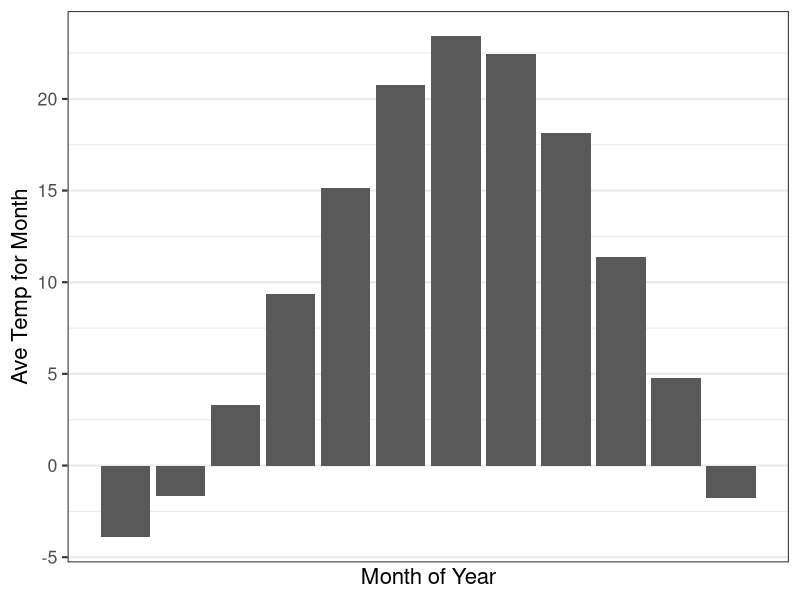
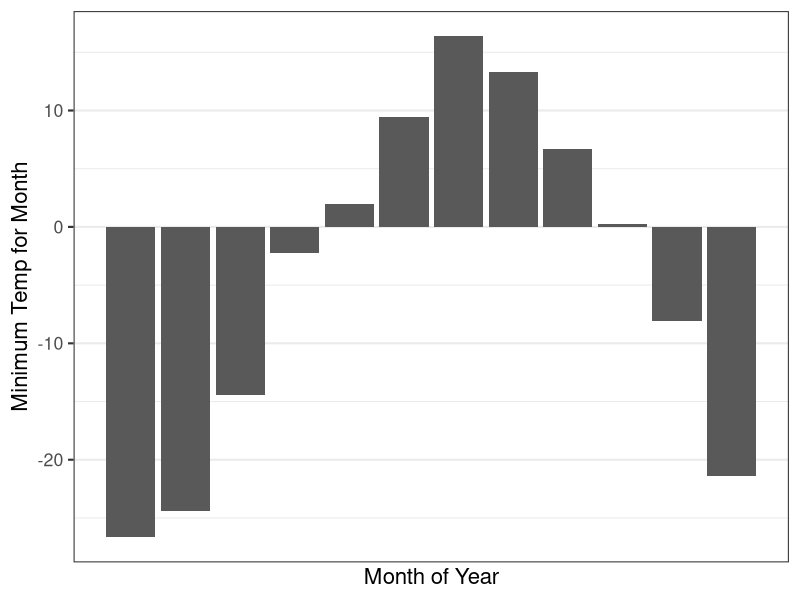
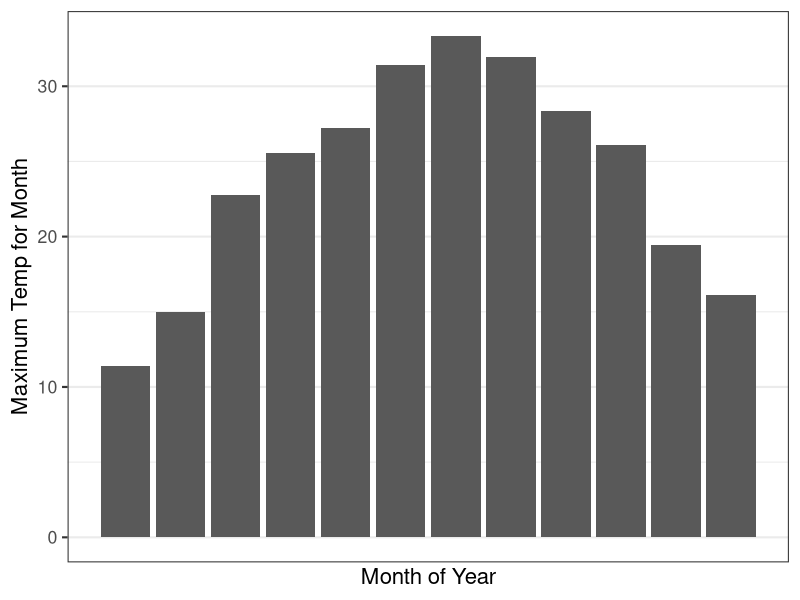

These figures' R source, in order:
## ---- chunk 1
library(ggplot2)

## ---- chunk 2
chicagomthlytemp <- read.csv("chicagomthlytemp.csv")

## ---- chunk 3
ggplot(data=chicagomthlytemp,aes(x=month,y=avetempc)) + geom_bar(stat="identity") + 
  theme_bw(base_size=16) +
  scale_x_discrete(breaks=c(seq(1,12,1))) +
  xlab("Month of Year") +
  ylab("Ave Temp for Month")

## ---- chunk 4
ggplot(data=chicagomthlytemp,aes(x=month,y=mintempc)) + geom_bar(stat="identity") + 
  theme_bw(base_size=16) +
  scale_x_discrete(breaks=c(seq(1,12,2))) +
  xlab("Month of Year") +
  ylab("Minimum Temp for Month")


## ---- chunk 5

ggplot(data=chicagomthlytemp,aes(x=month,y=maxtempc)) + geom_bar(stat="identity") + 
  theme_bw(base_size=16) +
  scale_x_discrete(breaks=c(seq(1,12,2))) +
  xlab("Month of Year") +
  ylab("Maximum Temp for Month")

